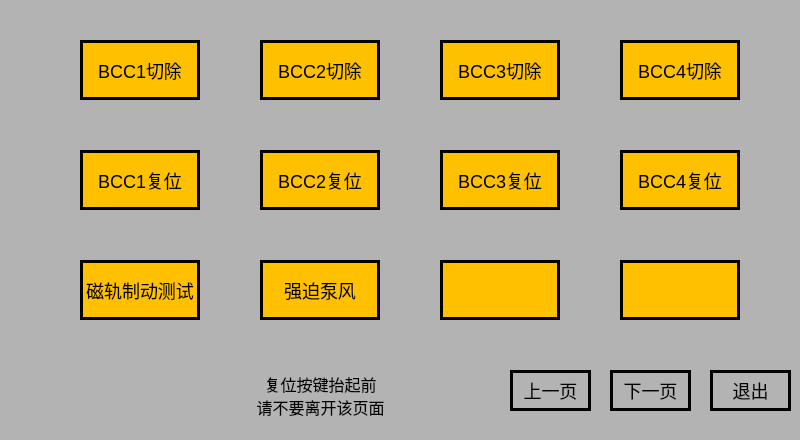
<?xml version="1.0" encoding="UTF-8"?>
<ui version="4.0">
 <class>VehicleInstructionTestPage3</class>
 <widget class="QWidget" name="VehicleInstructionTestPage3">
  <property name="geometry">
   <rect>
    <x>0</x>
    <y>0</y>
    <width>800</width>
    <height>440</height>
   </rect>
  </property>
  <property name="windowTitle">
   <string>Form</string>
  </property>
  <widget class="QLabel" name="VITest3_background">
   <property name="geometry">
    <rect>
     <x>0</x>
     <y>0</y>
     <width>800</width>
     <height>440</height>
    </rect>
   </property>
   <property name="styleSheet">
    <string notr="true">background-color: rgb(179, 179, 179);</string>
   </property>
   <property name="text">
    <string/>
   </property>
  </widget>
  <widget class="QPushButton" name="VITest3_Button_prePage">
   <property name="geometry">
    <rect>
     <x>510</x>
     <y>370</y>
     <width>81</width>
     <height>41</height>
    </rect>
   </property>
   <property name="focusPolicy">
    <enum>Qt::NoFocus</enum>
   </property>
   <property name="styleSheet">
    <string notr="true">font: 75  18px ;
background-color: rgb(179, 179, 179);
border:3px solid rgb(0, 0, 0);</string>
   </property>
   <property name="text">
    <string>上一页</string>
   </property>
  </widget>
  <widget class="QPushButton" name="VITest3_Button_nextPage">
   <property name="geometry">
    <rect>
     <x>610</x>
     <y>370</y>
     <width>81</width>
     <height>41</height>
    </rect>
   </property>
   <property name="focusPolicy">
    <enum>Qt::NoFocus</enum>
   </property>
   <property name="styleSheet">
    <string notr="true">font: 75  18px ;
background-color: rgb(179, 179, 179);
border:3px solid rgb(0, 0, 0);</string>
   </property>
   <property name="text">
    <string>下一页</string>
   </property>
  </widget>
  <widget class="QPushButton" name="VITest3_Button_L3R4">
   <property name="geometry">
    <rect>
     <x>620</x>
     <y>260</y>
     <width>120</width>
     <height>60</height>
    </rect>
   </property>
   <property name="focusPolicy">
    <enum>Qt::NoFocus</enum>
   </property>
   <property name="styleSheet">
    <string notr="true">font: 75  18px ;
background-color: rgb(255, 192, 0);
border:3px solid rgb(0, 0, 0);</string>
   </property>
   <property name="text">
    <string/>
   </property>
  </widget>
  <widget class="QPushButton" name="VITest3_Button_closePage">
   <property name="geometry">
    <rect>
     <x>710</x>
     <y>370</y>
     <width>81</width>
     <height>41</height>
    </rect>
   </property>
   <property name="focusPolicy">
    <enum>Qt::NoFocus</enum>
   </property>
   <property name="styleSheet">
    <string notr="true">font: 75  18px ;
background-color: rgb(179, 179, 179);
border:3px solid rgb(0, 0, 0);</string>
   </property>
   <property name="text">
    <string>退出</string>
   </property>
  </widget>
  <widget class="QPushButton" name="VITest3_Button_L2R3">
   <property name="geometry">
    <rect>
     <x>440</x>
     <y>150</y>
     <width>120</width>
     <height>60</height>
    </rect>
   </property>
   <property name="focusPolicy">
    <enum>Qt::NoFocus</enum>
   </property>
   <property name="styleSheet">
    <string notr="true">font: 75  18px;
background-color: rgb(255, 192, 0);
border:3px solid rgb(0, 0, 0);</string>
   </property>
   <property name="text">
    <string>BCC3复位</string>
   </property>
  </widget>
  <widget class="QPushButton" name="VITest3_Button_L1R2">
   <property name="geometry">
    <rect>
     <x>260</x>
     <y>40</y>
     <width>120</width>
     <height>60</height>
    </rect>
   </property>
   <property name="focusPolicy">
    <enum>Qt::NoFocus</enum>
   </property>
   <property name="styleSheet">
    <string notr="true">font: 75  18px;
background-color: rgb(255, 192, 0);
border:3px solid rgb(0, 0, 0);</string>
   </property>
   <property name="text">
    <string>BCC2切除</string>
   </property>
  </widget>
  <widget class="QPushButton" name="VITest3_Button_L1R1">
   <property name="geometry">
    <rect>
     <x>80</x>
     <y>40</y>
     <width>120</width>
     <height>60</height>
    </rect>
   </property>
   <property name="focusPolicy">
    <enum>Qt::NoFocus</enum>
   </property>
   <property name="styleSheet">
    <string notr="true">font: 75  18px ;
background-color: rgb(255, 192, 0);
border:3px solid rgb(0, 0, 0);</string>
   </property>
   <property name="text">
    <string>BCC1切除</string>
   </property>
  </widget>
  <widget class="QPushButton" name="VITest3_Button_L2R4">
   <property name="geometry">
    <rect>
     <x>620</x>
     <y>150</y>
     <width>120</width>
     <height>60</height>
    </rect>
   </property>
   <property name="focusPolicy">
    <enum>Qt::NoFocus</enum>
   </property>
   <property name="styleSheet">
    <string notr="true">font: 75  18px ;
background-color: rgb(255, 192, 0);
border:3px solid rgb(0, 0, 0);</string>
   </property>
   <property name="text">
    <string>BCC4复位</string>
   </property>
  </widget>
  <widget class="QLabel" name="label">
   <property name="geometry">
    <rect>
     <x>240</x>
     <y>370</y>
     <width>161</width>
     <height>51</height>
    </rect>
   </property>
   <property name="styleSheet">
    <string notr="true">font: 75  16px ;
</string>
   </property>
   <property name="text">
    <string>复位按键抬起前
请不要离开该页面</string>
   </property>
   <property name="alignment">
    <set>Qt::AlignCenter</set>
   </property>
  </widget>
  <widget class="QPushButton" name="VITest3_Button_L3R1">
   <property name="geometry">
    <rect>
     <x>80</x>
     <y>260</y>
     <width>120</width>
     <height>60</height>
    </rect>
   </property>
   <property name="focusPolicy">
    <enum>Qt::NoFocus</enum>
   </property>
   <property name="styleSheet">
    <string notr="true">font: 75  18px ;
background-color: rgb(255, 192, 0);
border:3px solid rgb(0, 0, 0);</string>
   </property>
   <property name="text">
    <string>磁轨制动测试</string>
   </property>
  </widget>
  <widget class="QPushButton" name="VITest3_Button_L3R3">
   <property name="geometry">
    <rect>
     <x>440</x>
     <y>260</y>
     <width>120</width>
     <height>60</height>
    </rect>
   </property>
   <property name="focusPolicy">
    <enum>Qt::NoFocus</enum>
   </property>
   <property name="styleSheet">
    <string notr="true">font: 75  18px ;
background-color: rgb(255, 192, 0);
border:3px solid rgb(0, 0, 0);</string>
   </property>
   <property name="text">
    <string/>
   </property>
  </widget>
  <widget class="QPushButton" name="VITest3_Button_L1R4">
   <property name="geometry">
    <rect>
     <x>620</x>
     <y>40</y>
     <width>120</width>
     <height>60</height>
    </rect>
   </property>
   <property name="focusPolicy">
    <enum>Qt::NoFocus</enum>
   </property>
   <property name="styleSheet">
    <string notr="true">font: 75  18px ;
background-color: rgb(255, 192, 0);
border:3px solid rgb(0, 0, 0);</string>
   </property>
   <property name="text">
    <string>BCC4切除</string>
   </property>
  </widget>
  <widget class="QPushButton" name="VITest3_Button_L1R3">
   <property name="geometry">
    <rect>
     <x>440</x>
     <y>40</y>
     <width>120</width>
     <height>60</height>
    </rect>
   </property>
   <property name="focusPolicy">
    <enum>Qt::NoFocus</enum>
   </property>
   <property name="styleSheet">
    <string notr="true">font: 75 18px ;
background-color: rgb(255, 192, 0);
border:3px solid rgb(0, 0, 0);</string>
   </property>
   <property name="text">
    <string>BCC3切除</string>
   </property>
  </widget>
  <widget class="QPushButton" name="VITest3_Button_L2R2">
   <property name="geometry">
    <rect>
     <x>260</x>
     <y>150</y>
     <width>120</width>
     <height>60</height>
    </rect>
   </property>
   <property name="focusPolicy">
    <enum>Qt::NoFocus</enum>
   </property>
   <property name="styleSheet">
    <string notr="true">font: 75  18px ;
background-color: rgb(255, 192, 0);
border:3px solid rgb(0, 0, 0);</string>
   </property>
   <property name="text">
    <string>BCC2复位</string>
   </property>
  </widget>
  <widget class="QPushButton" name="VITest3_Button_L3R2">
   <property name="geometry">
    <rect>
     <x>260</x>
     <y>260</y>
     <width>120</width>
     <height>60</height>
    </rect>
   </property>
   <property name="focusPolicy">
    <enum>Qt::NoFocus</enum>
   </property>
   <property name="styleSheet">
    <string notr="true">font: 75  18px ;
background-color: rgb(255, 192, 0);
border:3px solid rgb(0, 0, 0);</string>
   </property>
   <property name="text">
    <string>强迫泵风</string>
   </property>
  </widget>
  <widget class="QPushButton" name="VITest3_Button_L2R1">
   <property name="geometry">
    <rect>
     <x>80</x>
     <y>150</y>
     <width>120</width>
     <height>60</height>
    </rect>
   </property>
   <property name="focusPolicy">
    <enum>Qt::NoFocus</enum>
   </property>
   <property name="styleSheet">
    <string notr="true">font: 75  18px ;
background-color: rgb(255, 192, 0);
border:3px solid rgb(0, 0, 0);</string>
   </property>
   <property name="text">
    <string>BCC1复位</string>
   </property>
  </widget>
  <widget class="QLabel" name="VITest3_Label_Page">
   <property name="geometry">
    <rect>
     <x>410</x>
     <y>370</y>
     <width>91</width>
     <height>41</height>
    </rect>
   </property>
   <property name="styleSheet">
    <string notr="true">font: 75 18px ;</string>
   </property>
   <property name="text">
    <string/>
   </property>
  </widget>
 </widget>
 <resources/>
 <connections/>
</ui>
